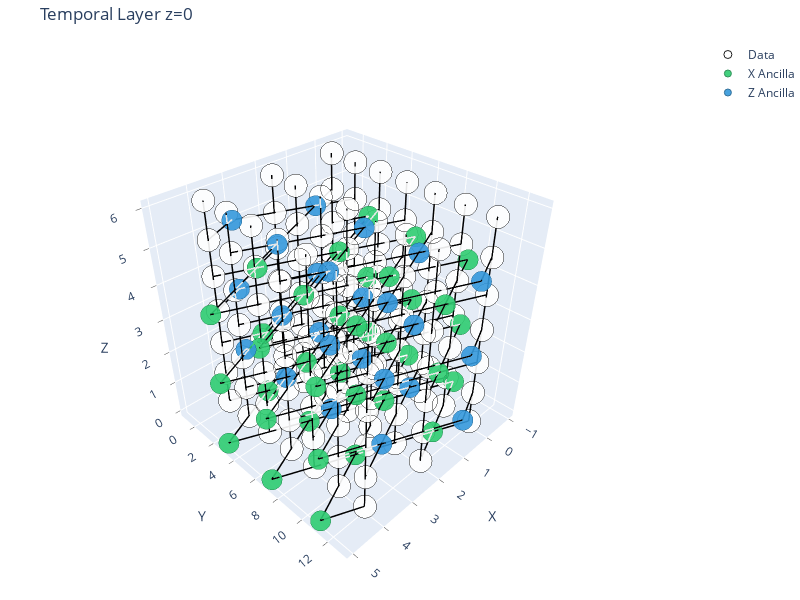

Notebook code cell kept with this figure:
### Code cell
# Matplotlib 可視化（垂直）
layer_v = build_vertical()
out_png2 = pathlib.Path(".").resolve().with_name('fig_T26_vert.png')
visualize_temporal_layer(layer_v, save_path=str(out_png2), show=False, show_axes=True, show_grid=True)
print('Saved:', out_png2)

# Plotly 可視化（垂直）
fig2 = visualize_temporal_layer_plotly(layer_v, aspectmode='data', reverse_axes=False, show_axes=True, show_grid=True)
fig2.show()

### Figure 1 — Plotly figure (JSON) as saved in the notebook; plotly's stock layout.template omitted (floating-point values rounded to 4 significant figures; data arrays with more than 128 entries replaced by an {"elided": "..."} marker saying what was removed)
{"data": [{"hovertemplate": "<b>%{text}</b><br>x: %{x}<br>y: %{y}<br>z: %{z}<extra></extra>", "marker": {"color": "white", "line": {"color": "black", "width": 1}, "opacity": 0.9, "size": 8}, "mode": "markers", "name": "Data", "text": {"elided": "147 str values"}, "type": "scatter3d", "x": {"elided": "147 int values"}, "y": {"elided": "147 int values"}, "z": {"elided": "147 int values"}}, {"hovertemplate": "<b>%{text}</b><br>x: %{x}<br>y: %{y}<br>z: %{z}<extra></extra>", "marker": {"color": "#2ecc71", "line": {"color": "#1e8449", "width": 1}, "opacity": 0.9, "size": 7}, "mode": "markers", "name": "X Ancilla", "text": ["Node 9: ancilla_x", "Node 10: ancilla_x", "Node 11: ancilla_x", "Node 12: ancilla_x", "Node 34: ancilla_x", "Node 35: ancilla_x", "Node 36: ancilla_x", "Node 37: ancilla_x", "Node 59: ancilla_x", "Node 60: ancilla_x", "Node 61: ancilla_x", "Node 62: ancilla_x", "Node 93: ancilla_x", "Node 94: ancilla_x", "Node 95: ancilla_x", "Node 96: ancilla_x", "Node 118: ancilla_x", "Node 119: ancilla_x", "Node 120: ancilla_x", "Node 121: ancilla_x", "Node 143: ancilla_x", "Node 144: ancilla_x", "Node 145: ancilla_x", "Node 146: ancilla_x", "Node 171: ancilla_x", "Node 172: ancilla_x", "Node 173: ancilla_x", "Node 174: ancilla_x", "Node 183: ancilla_x", "Node 184: ancilla_x", "Node 185: ancilla_x", "Node 186: ancilla_x", "Node 195: ancilla_x", "Node 196: ancilla_x", "Node 197: ancilla_x", "Node 198: ancilla_x"], "type": "scatter3d", "x": [-1, 3, 1, 5, -1, 3, 1, 5, -1, 3, 1, 5, -1, 3, 1, 5, -1, 3, 1, 5, -1, 3, 1, 5, -1, 3, 1, 5, -1, 3, 1, 5, -1, 3, 1, 5], "y": [1, 1, 3, 3, 1, 1, 3, 3, 1, 1, 3, 3, 9, 9, 11, 11, 9, 9, 11, 11, 9, 9, 11, 11, 5, 5, 7, 7, 5, 5, 7, 7, 5, 5, 7, 7], "z": [0, 0, 0, 0, 2, 2, 2, 2, 4, 4, 4, 4, 0, 0, 0, 0, 2, 2, 2, 2, 4, 4, 4, 4, 0, 0, 0, 0, 2, 2, 2, 2, 4, 4, 4, 4]}, {"hovertemplate": "<b>%{text}</b><br>x: %{x}<br>y: %{y}<br>z: %{z}<extra></extra>", "marker": {"color": "#3498db", "line": {"color": "#1f618d", "width": 1}, "opacity": 0.9, "size": 7}, "mode": "markers", "name": "Z Ancilla", "text": ["Node 22: ancilla_z", "Node 23: ancilla_z", "Node 24: ancilla_z", "Node 47: ancilla_z", "Node 48: ancilla_z", "Node 49: ancilla_z", "Node 72: ancilla_z", "Node 73: ancilla_z", "Node 74: ancilla_z", "Node 106: ancilla_z", "Node 107: ancilla_z", "Node 108: ancilla_z", "Node 131: ancilla_z", "Node 132: ancilla_z", "Node 133: ancilla_z", "Node 156: ancilla_z", "Node 157: ancilla_z", "Node 158: ancilla_z", "Node 178: ancilla_z", "Node 179: ancilla_z", "Node 190: ancilla_z", "Node 191: ancilla_z", "Node 202: ancilla_z", "Node 203: ancilla_z"], "type": "scatter3d", "x": [3, 1, 3, 3, 1, 3, 3, 1, 3, 1, 3, 1, 1, 3, 1, 1, 3, 1, 1, 3, 1, 3, 1, 3], "y": [-1, 1, 3, -1, 1, 3, -1, 1, 3, 9, 11, 13, 9, 11, 13, 9, 11, 13, 5, 7, 5, 7, 5, 7], "z": [1, 1, 1, 3, 3, 3, 5, 5, 5, 1, 1, 1, 3, 3, 3, 5, 5, 5, 1, 1, 3, 3, 5, 5]}, {"hoverinfo": "none", "line": {"color": "black", "width": 3}, "mode": "lines", "name": "Edges", "showlegend": false, "type": "scatter3d", "x": {"elided": "954 int values"}, "y": {"elided": "954 int values"}, "z": {"elided": "954 int values"}}], "layout": {"height": 600, "margin": {"b": 0, "l": 0, "r": 0, "t": 40}, "scene": {"aspectmode": "manual", "aspectratio": {"x": 1, "y": 1, "z": 1}, "camera": {"eye": {"x": 1.5, "y": 1.5, "z": 1.5}}, "xaxis": {"mirror": true, "showgrid": true, "showline": true, "ticks": "outside", "title": {"text": "X"}, "zeroline": true}, "yaxis": {"mirror": true, "showgrid": true, "showline": true, "ticks": "outside", "title": {"text": "Y"}, "zeroline": true}, "zaxis": {"mirror": true, "showgrid": true, "showline": true, "ticks": "outside", "title": {"text": "Z"}, "zeroline": true}}, "title": {"text": "Temporal Layer z=0"}, "width": 800}}
